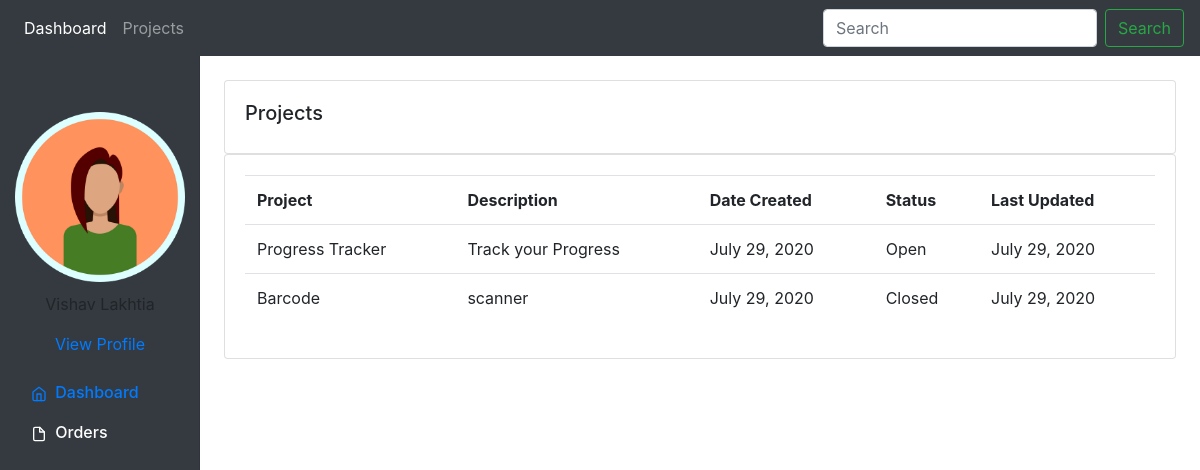
/projects/, run on the app's committed database.
### System/models.py (models this page shows, shortened)
class Project(models.Model):
    PROJECT_STATUS = (
        ("Open", "Open"),
        ("Closed", "Closed")
    )
    name = models.CharField(max_length=50)
    description = models.TextField(max_length=1000)
    date_created = models.DateField(auto_now=True)
    last_updated = models.DateField(auto_now=True)
    status = models.CharField(max_length=200, choices=PROJECT_STATUS, default="Open", null=True)
    created_by = models.ForeignKey("customer", on_delete=models.CASCADE,default=1)

### System/views.py (the view)
# urls.py: path('projects/', views.projects_view, name="projects"),
def projects_view(request):
    projects = Project.objects.all()
    return render(request, "project.html", {
        "projects": projects
    })

### System/templates/project.html
{% extends "base.html" %}
{% block content %}
		<br>
		<div class="row">
			<div class="col-md">
				<div class="card card-body">
					<h5>Projects</h5>
				</div>
				<div class="card card-body">
					<table class="table">
						<tr>
							<th>Project</th>
							<th>Description</th>
							<th>Date Created</th>
                            <th>Status</th>
                            <th>Last Updated</th>
						</tr>
						{% for project in projects %}
							<tr>
								<td>{{project.name}}</td>
								<td>{{project.description}}</td>
								<td>{{project.date_created}}</td>
								<td>{{project.status}}</td>
								<td>{{project.last_updated}}</td>
							</tr>
						{% endfor %}
					</table>
				</div>
			</div>
		</div>
{% endblock content %}

### System/static/css/style.css (style rules this page uses)
body { background-color: #ebeff5; }
body { font-size: .875rem; }

### data on the page
Project: name "Progress Tracker", description "Track your Progress", date_created "July 29, 2020", status "Open", last_updated "July 29, 2020"
Project: name "Barcode", description "scanner", date_created "July 29, 2020", status "Closed", last_updated "July 29, 2020"
